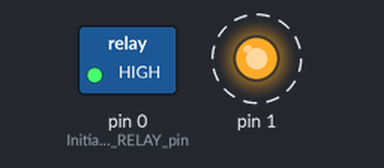
Recording of a sketch running on a simulated Arduino Uno, built with avr-gcc and run on an emulated ATmega328P. Shown: switched loads named in the sketch (green lamp = pin HIGH), output pins drawn as LEDs (lit = HIGH). Dashed ring = blinking.

Above: at 0.5 s.
Timing chart, 0 to 4.6 s (numbered marks = the images above):
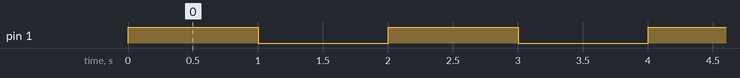

Measured:
- by itself, pin 1: alternates HIGH for 1.0 s and LOW for 1.0 s

The sketch:

6hresetesp01.ino
```cpp
void setup() {
  // LED_BUILTIN = 2 doesn't work for ESP-01S. Needs to be "1"
  pinMode(1, OUTPUT);// Initialize the BUILTIN_LED pin as an output
  pinMode(0, OUTPUT);// Initialize the RELAY pin as an output
  digitalWrite(0, HIGH);
}

// the loop function runs over and over again forever
void loop() {

  for (int i = 0; i <= 5400; i++)  //6hours  -  60 360 * 60  21600 / 4 =5400 6

      {
  digitalWrite(1, HIGH);   // Turn the LED on - LOW
  delay(1000);             // Wait for a second
  digitalWrite(1, LOW);    // Turn the LED off - HIGH
  delay(1000);             // 4 seconds
  digitalWrite(1, HIGH);
  delay(1000);
  digitalWrite(1, LOW);
  delay(1000);
  digitalWrite(1, HIGH);
      }

  digitalWrite(0, LOW);
  delay(100);
  digitalWrite(0, HIGH);
}
```
